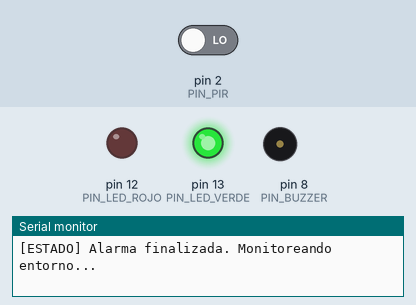
A sketch run on a simulated Arduino Uno, built with avr-gcc and run on an emulated ATmega328P. Parts: output pins drawn as LEDs (lit = HIGH), buzzer (waves = sounding), the last lines printed to the serial monitor. Dashed ring = blinking. Inputs (shaded band) come from the test bench; at power-on: pin 2 (PIN_PIR) LOW.

Above: at 1.2 s.
1.3 s: pin 2 (PIN_PIR) driven HIGH
At 3.07 s:
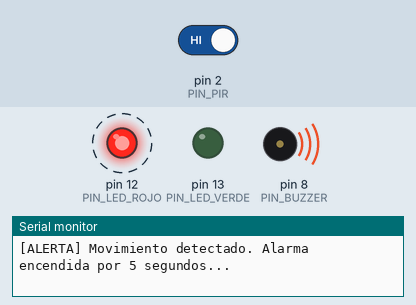
Timing chart, 0 to 9.5 s (numbered marks = the images above; inputs shaded):
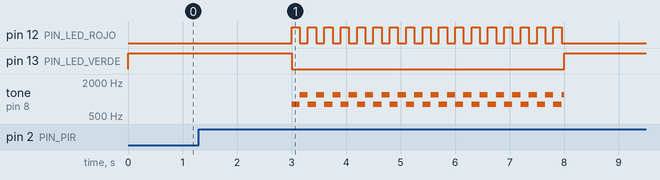

The sketch:

parcial2.ino
```cpp
/*
  =============================================================================
  Descripción:
  Sistema de monitoreo de presencia autónomo con sensor PIR (HC-SR501).
  Al detectar intrusión, activa una sirena bitono (Buzzer Pasivo) y destellos
  en el LED Rojo durante 5 SEGUNDOS exactos. Cumplido ese tiempo, el sistema
  se apaga automáticamente y vuelve al estado seguro (LED Verde).
  =============================================================================
*/

// --- 1. DECLARACIÓN DE PINES Y CONSTANTES ---
const int PIN_PIR       = 2;  // Sensor de movimiento PIR
const int PIN_BUZZER    = 8;  // Pin para Buzzer Pasivo
const int PIN_LED_ROJO  = 12; // LED de Alarma
const int PIN_LED_VERDE = 13; // LED de Reposo

// --- 2. VARIABLES DE ESTADO Y TEMPORIZACIÓN ---
bool alarmaDisparada = false;

// Temporizador principal de la alarma (5 segundos)
unsigned long tiempoInicioAlarma = 0;
const unsigned long DURACION_ALARMA = 5000UL; // 5000 ms = 5 segundos

// Temporización de la sirena sin bloqueos (millis)
unsigned long ultimoCambioSirena = 0;
const unsigned long INTERVALO_SIRENA = 150; // Velocidad del bitono (ms)
bool alternarTono = false;

// Ventana de inmunidad tras apagar la alarma (evita re-disparo inmediato)
unsigned long tiempoDesarmado = 0;
const unsigned long TIEMPO_INMUNIDAD = 3000; // 3 segundos

// --- 3. FUNCIONES MODULARIZADAS ---

/**
 * Restablece la alarma al estado seguro (LED Verde ON, Buzzer OFF).
 */
void rearmarSistema() {
  alarmaDisparada = false;
  tiempoDesarmado = millis();
  noTone(PIN_BUZZER);
  digitalWrite(PIN_LED_VERDE, HIGH);
  digitalWrite(PIN_LED_ROJO, LOW);
  Serial.println("[ESTADO] Alarma finalizada. Monitoreando entorno...");
}

// --- 4. CONFIGURACIÓN INICIAL (SETUP) ---
void setup() {
  Serial.begin(9600);
  Serial.println("=== ALARMA AUTÓNOMA (5 SEGUNDOS) INICIALIZADA ===");

  pinMode(PIN_PIR, INPUT);

  pinMode(PIN_BUZZER, OUTPUT);
  pinMode(PIN_LED_ROJO, OUTPUT);
  pinMode(PIN_LED_VERDE, OUTPUT);

  rearmarSistema();
}

// --- 5. BUCLE PRINCIPAL (LOOP) ---
void loop() {
  int lecturaPir = digitalRead(PIN_PIR);
  unsigned long tiempoActual = millis();

  // A. Detección por Sensor PIR con inmunidad temporal
  if (lecturaPir == HIGH && !alarmaDisparada && (tiempoActual - tiempoDesarmado > TIEMPO_INMUNIDAD)) {
    alarmaDisparada = true;
    tiempoInicioAlarma = tiempoActual; // Marca de tiempo inicial
    Serial.println("[ALERTA] Movimiento detectado. Alarma encendida por 5 segundos...");
  }

  // B. Control de Alarma Temporizada y Auto-Rearme Automático
  if (alarmaDisparada) {
    // 1. Verificación: ¿Transcurrieron los 5 segundos?
    if (tiempoActual - tiempoInicioAlarma >= DURACION_ALARMA) {
      rearmarSistema();
      Serial.println("[AUTO-REARME] Transcurrieron 5s. Sistema rearmado automáticamente.");
    } else {
      // 2. Sirena bitono y destellos sin congelar la placa (sin delay)
      digitalWrite(PIN_LED_VERDE, LOW);

      if (tiempoActual - ultimoCambioSirena >= INTERVALO_SIRENA) {
        ultimoCambioSirena = tiempoActual;
        alternarTono = !alternarTono;

        if (alternarTono) {
          tone(PIN_BUZZER, 800);
          digitalWrite(PIN_LED_ROJO, HIGH);
        } else {
          tone(PIN_BUZZER, 1200);
          digitalWrite(PIN_LED_ROJO, LOW);
        }
      }
    }
  } else {
    // Estado de Reposo Seguro
    digitalWrite(PIN_LED_VERDE, HIGH);
    digitalWrite(PIN_LED_ROJO, LOW);
    noTone(PIN_BUZZER);
  }
}
```

Measured:
- after the input at 1.3 s, pin 12 (PIN_LED_ROJO): alternates HIGH for 0.15 s and LOW for 0.15 s, 34 changes in all, then stays LOW, starting after 1.7 s; pin 13 (PIN_LED_VERDE): HIGH → LOW after 1.7 s, → HIGH 5.0 s later
